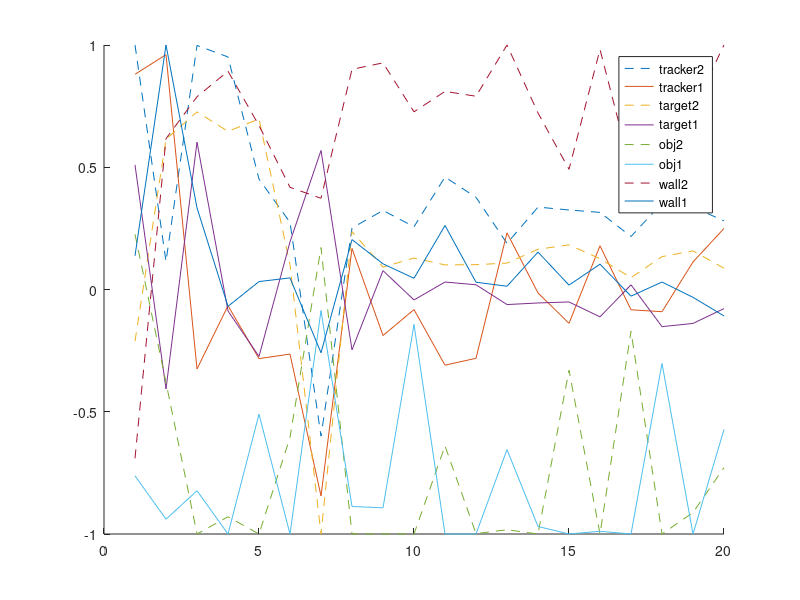

MATLAB code to generate this figure: (Note: this script raises an error after producing the figure.)
%% plot targets
close all;
load('targetNumbers');
Y=zeros(20,8);
for i=1:20
    Y(i,1)=pMat(i).targetParameters.tracker(1);
    Y(i,2)=pMat(i).targetParameters.tracker(2);
    Y(i,3)=pMat(i).targetParameters.target(1);
    Y(i,4)=pMat(i).targetParameters.target(2);
    Y(i,5)=pMat(i).targetParameters.objective(1);
    Y(i,6)=pMat(i).targetParameters.objective(2);
    Y(i,7)=pMat(i).targetParameters.wall(1);
    Y(i,8)=pMat(i).targetParameters.wall(2);
    m=max(abs(Y(i,:)));
    Y(i,:)=Y(i,:)/m;
end
hold on;
for i=1:8
    if mod(i,2)==0
        plot(Y(:,i));
    else
        plot(Y(:,i),'--');
    end
end
legend('tracker2','tracker1','target2','target1','obj2','obj1','wall2','wall1');
refline([0 0]);
hold off;

%% plot trackers
close all;
load('trackerNumbers');
Y=zeros(10,8);
for i=1:10
    Y(i,1)=pMat(i).trackerParameters.tracker(1);
    Y(i,2)=pMat(i).trackerParameters.tracker(2);
    Y(i,3)=pMat(i).trackerParameters.target(1);
    Y(i,4)=pMat(i).trackerParameters.target(2);
    Y(i,5)=pMat(i).trackerParameters.wall(1);
    Y(i,6)=pMat(i).trackerParameters.wall(2);
    m=max(abs(Y(i,:)));
    Y(i,:)=Y(i,:)/m;
end
hold on;
for i=1:6
    if mod(i,2)==0
        plot(Y(:,i));
    else
        plot(Y(:,i),'--');
    end
end
legend('tracker2','tracker1','target2','target1','wall2','wall1');
refline([0 0]);
hold off;

%% simulate single point
close all;
load('targetNumbers');
p=pMat(8);
p.saveGif=true;
p.refreshRate=5;
p.display=true;
simulate(p);
